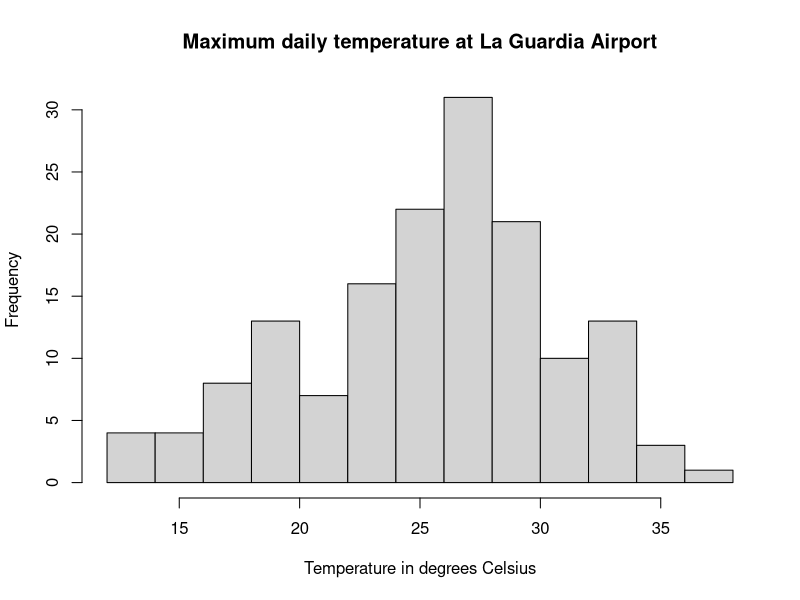

The R source for this figure:
data("airquality")
x <-(airquality$Temp-32)*5/9
hist(x,main = "Maximum daily temperature at La Guardia Airport" , xlab ="Temperature in degrees Celsius")


